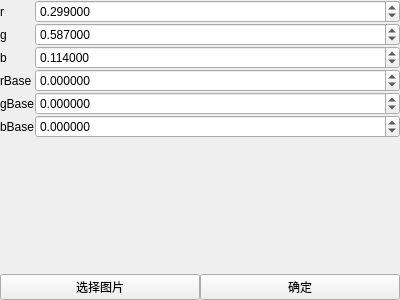
<?xml version="1.0" encoding="UTF-8"?>
<ui version="4.0">
 <class>ControlItem</class>
 <widget class="QWidget" name="ControlItem">
  <property name="geometry">
   <rect>
    <x>0</x>
    <y>0</y>
    <width>400</width>
    <height>300</height>
   </rect>
  </property>
  <property name="windowTitle">
   <string>Form</string>
  </property>
  <layout class="QVBoxLayout" name="verticalLayout">
   <property name="spacing">
    <number>0</number>
   </property>
   <property name="leftMargin">
    <number>0</number>
   </property>
   <property name="topMargin">
    <number>0</number>
   </property>
   <property name="rightMargin">
    <number>0</number>
   </property>
   <property name="bottomMargin">
    <number>0</number>
   </property>
   <item>
    <layout class="QFormLayout" name="formLayout">
     <property name="horizontalSpacing">
      <number>0</number>
     </property>
     <property name="verticalSpacing">
      <number>0</number>
     </property>
     <item row="0" column="0">
      <widget class="QLabel" name="rLabel">
       <property name="text">
        <string>r</string>
       </property>
      </widget>
     </item>
     <item row="0" column="1">
      <widget class="QDoubleSpinBox" name="rDoubleSpinBox">
       <property name="decimals">
        <number>6</number>
       </property>
       <property name="maximum">
        <double>100.000000000000000</double>
       </property>
       <property name="singleStep">
        <double>0.050000000000000</double>
       </property>
       <property name="value">
        <double>0.299000000000000</double>
       </property>
      </widget>
     </item>
     <item row="1" column="0">
      <widget class="QLabel" name="gLabel">
       <property name="text">
        <string>g</string>
       </property>
      </widget>
     </item>
     <item row="1" column="1">
      <widget class="QDoubleSpinBox" name="gDoubleSpinBox">
       <property name="decimals">
        <number>6</number>
       </property>
       <property name="maximum">
        <double>100.000000000000000</double>
       </property>
       <property name="singleStep">
        <double>0.050000000000000</double>
       </property>
       <property name="value">
        <double>0.587000000000000</double>
       </property>
      </widget>
     </item>
     <item row="2" column="0">
      <widget class="QLabel" name="bLabel">
       <property name="text">
        <string>b</string>
       </property>
      </widget>
     </item>
     <item row="2" column="1">
      <widget class="QDoubleSpinBox" name="bDoubleSpinBox">
       <property name="decimals">
        <number>6</number>
       </property>
       <property name="maximum">
        <double>100.000000000000000</double>
       </property>
       <property name="singleStep">
        <double>0.050000000000000</double>
       </property>
       <property name="value">
        <double>0.114000000000000</double>
       </property>
      </widget>
     </item>
     <item row="3" column="0">
      <widget class="QLabel" name="rBaseLabel">
       <property name="text">
        <string>rBase</string>
       </property>
      </widget>
     </item>
     <item row="3" column="1">
      <widget class="QDoubleSpinBox" name="rBaseDoubleSpinBox">
       <property name="decimals">
        <number>6</number>
       </property>
       <property name="minimum">
        <double>-255.000000000000000</double>
       </property>
       <property name="maximum">
        <double>255.000000000000000</double>
       </property>
      </widget>
     </item>
     <item row="4" column="0">
      <widget class="QLabel" name="gBaseLabel">
       <property name="text">
        <string>gBase</string>
       </property>
      </widget>
     </item>
     <item row="4" column="1">
      <widget class="QDoubleSpinBox" name="gBaseDoubleSpinBox">
       <property name="decimals">
        <number>6</number>
       </property>
       <property name="minimum">
        <double>-255.000000000000000</double>
       </property>
       <property name="maximum">
        <double>255.000000000000000</double>
       </property>
      </widget>
     </item>
     <item row="5" column="0">
      <widget class="QLabel" name="bBase">
       <property name="text">
        <string>bBase</string>
       </property>
      </widget>
     </item>
     <item row="5" column="1">
      <widget class="QDoubleSpinBox" name="bBaseDoubleSpinBox">
       <property name="decimals">
        <number>6</number>
       </property>
       <property name="minimum">
        <double>-255.000000000000000</double>
       </property>
       <property name="maximum">
        <double>255.000000000000000</double>
       </property>
      </widget>
     </item>
    </layout>
   </item>
   <item>
    <layout class="QHBoxLayout" name="horizontalLayout">
     <property name="spacing">
      <number>0</number>
     </property>
     <item>
      <widget class="QPushButton" name="select_image_button">
       <property name="text">
        <string>选择图片</string>
       </property>
      </widget>
     </item>
     <item>
      <widget class="QPushButton" name="do_button">
       <property name="text">
        <string>确定</string>
       </property>
      </widget>
     </item>
    </layout>
   </item>
  </layout>
 </widget>
 <resources/>
 <connections/>
</ui>
